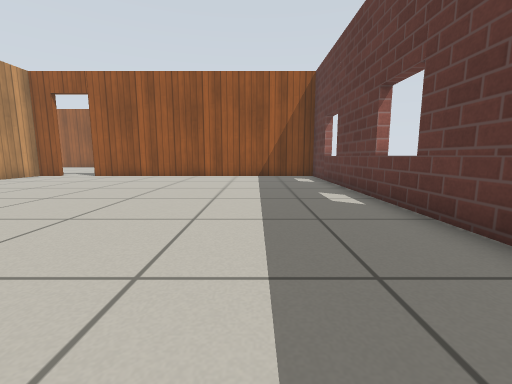
view 1 (above)

17 first-person views from a walk through a Gazebo world. The camera is 0.5 m above the floor, tilts 8° down and sees 90° across. The floor is counted in squares, 0.5 m on a side. Each view is taken from the middle of a square. On the plan, view 1 faces up. The plan holds only what a view shows up to about 11 squares ahead; the rest is blank. The place goes on beyond the plan. Gazebo's built-in surfaces are drawn with simple patterns.

view 2
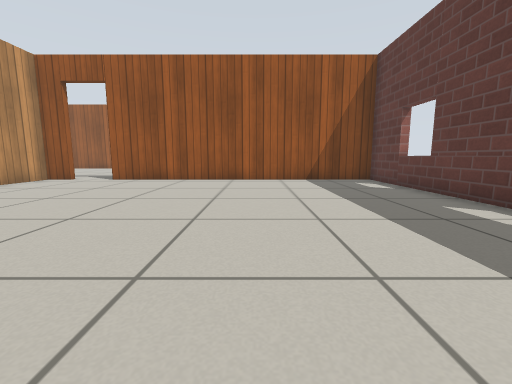

view 3
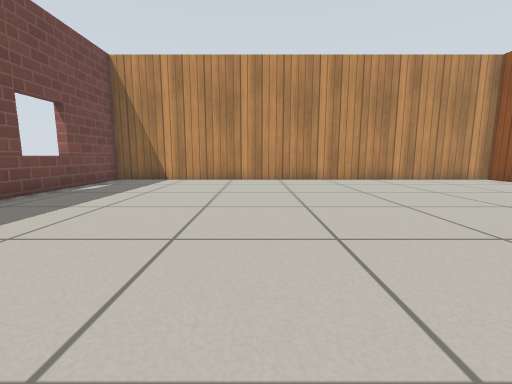

view 4
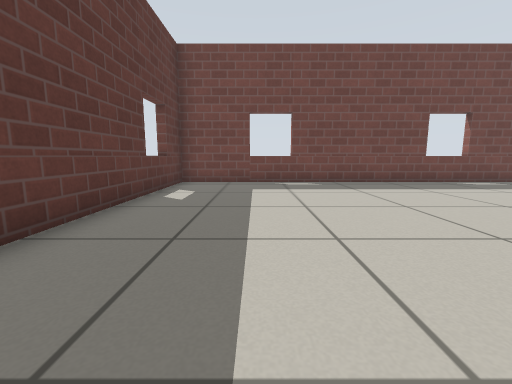

view 5
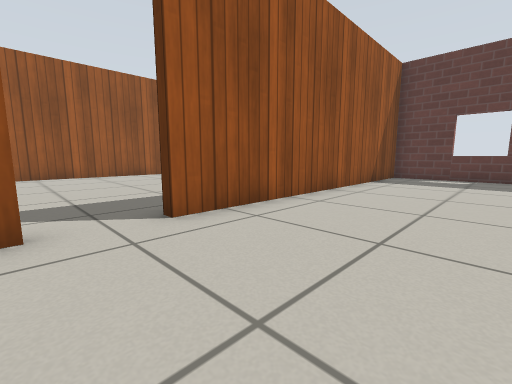

view 6
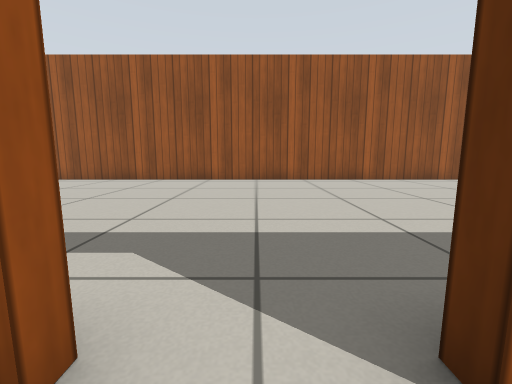

view 7
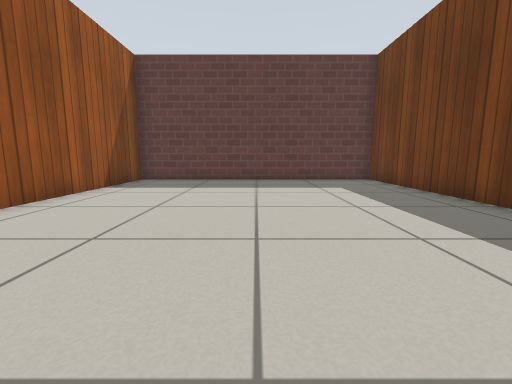

view 8
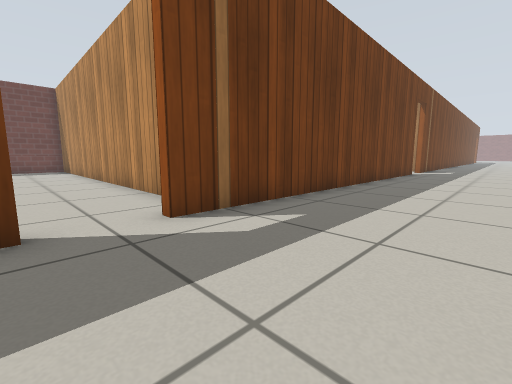

view 9
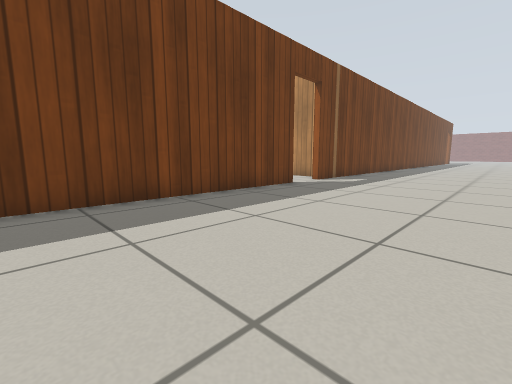

view 10
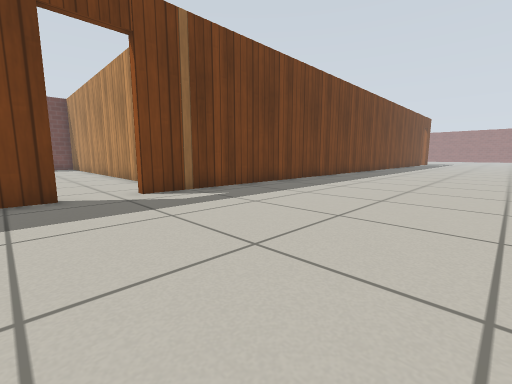

view 11
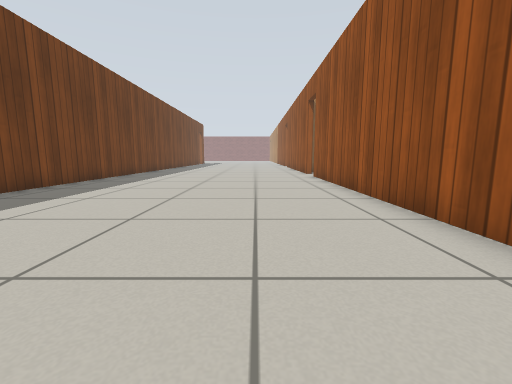

view 12
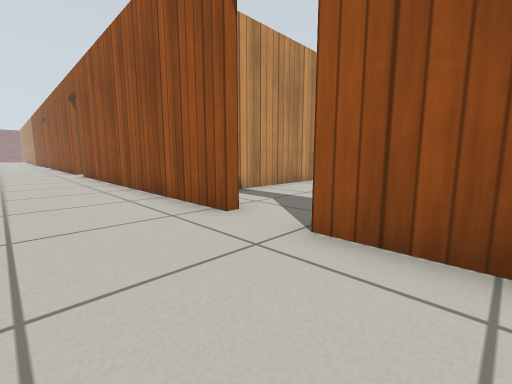

view 13
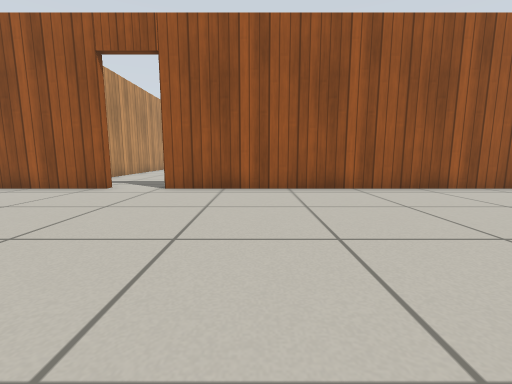

view 14
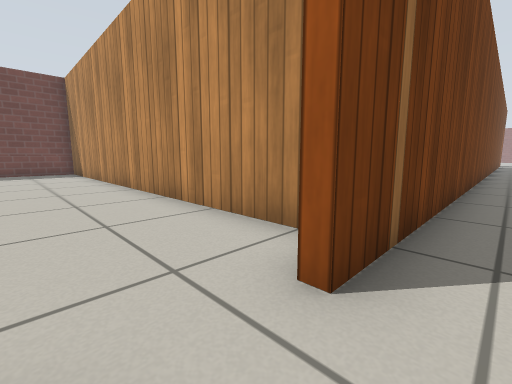

view 15
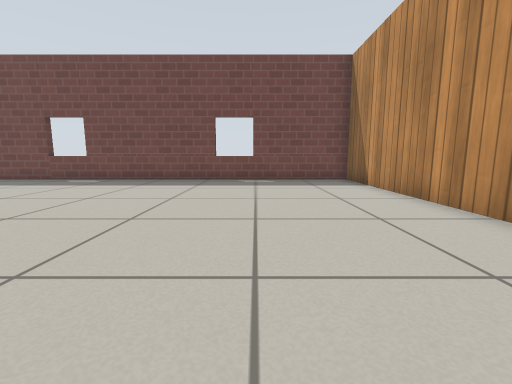

view 16
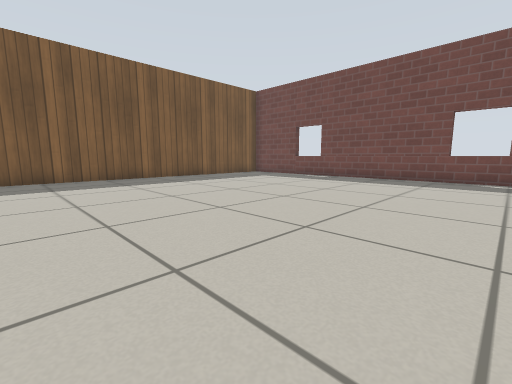

view 17
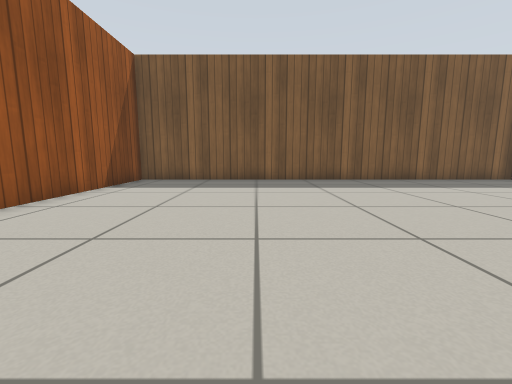

### Floor plan
Ten units are one square. View 1 is at (0, 0); x grows to the right and y downward. Boxes are objects, and circles mark ways between rooms. Rooms are numbered by the first view taken in them; rooms with no view inside come last. Other rooms are left out.
<svg viewBox="-399 -235 433 269">
<path fill="none" stroke="#000" d="M-99 -128 -108 -128 -108 28 29 28 29 -128 -81 -128M-239 -132 -99 -132M-246 -229 -344 -229M-33 -132 29 -132 29 -229 -229 -229M-394 -132 -256 -132M-269 -120 -269 28 -121 28M-112 29 -112 -128 -173 -128"/>
<circle cx="-90" cy="-130" r="3" fill="#2a7"/>
<circle cx="-245" cy="-130" r="3" fill="#2a7"/>
<text x="-40" y="-50">1</text>
<text x="-190" y="-180">2</text>
<text x="-190" y="-50">3</text>
</svg>
Room 1 opens to room 2. Room 2 opens to room 3.

Where each view was taken, in squares from view 1:
view 1: 0 up, 0 right, facing up
view 2: 2 up, 2 left, facing up
view 3: 3 up, 0 right, facing left
view 4: 7 up, 0 right, facing down
view 5: 9 up, 10 left, facing up-right
view 6: 12 up, 9 left, facing up
view 7: 18 up, 8 left, facing right
view 8: 17 up, 8 left, facing down-left
view 9: 19 up, 16 left, facing down-left
view 10: 20 up, 23 left, facing down-left
view 11: 20 up, 23 left, facing left
view 12: 20 up, 21 left, facing up-left
view 13: 15 up, 20 left, facing up
view 14: 14 up, 24 left, facing down-left
view 15: 8 up, 23 left, facing down
view 16: 9 up, 23 left, facing down-right
view 17: 8 up, 22 left, facing right
